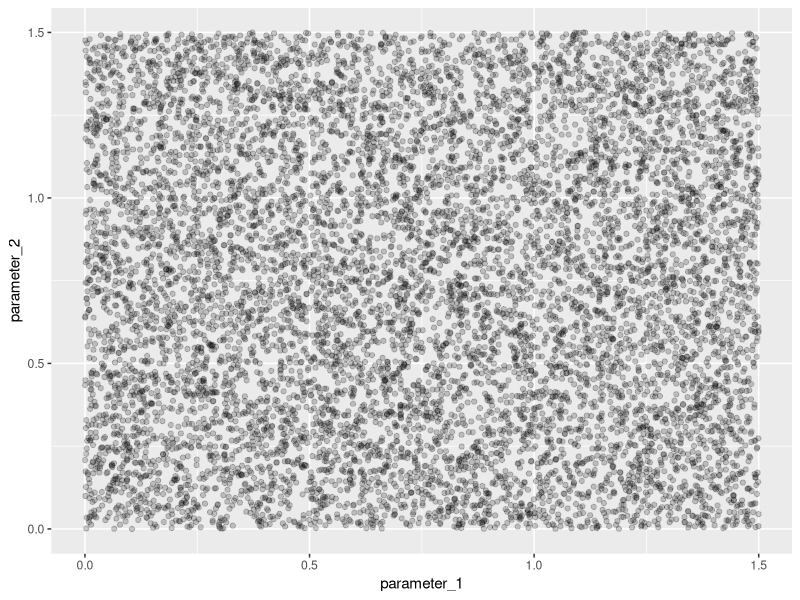
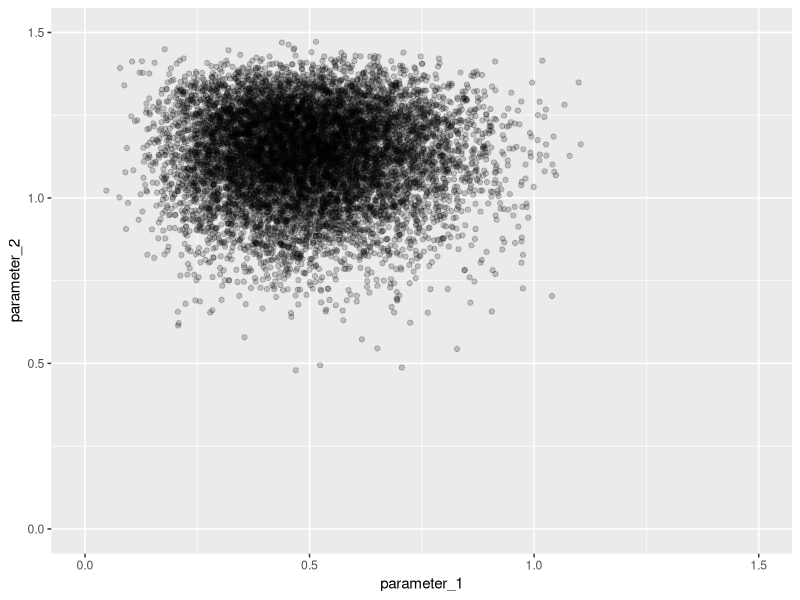

Generate these figures, in order, with R:
## ---- chunk 1
knitr::opts_chunk$set(
  warning = FALSE, # supress warnings per default 
  message = FALSE, # supress messages per default 
  cache = TRUE     # caches results of computation unless the code changes
)
## ---- chunk 2
library(tidyverse)
## ---- chunk 3
plot_prior_samples <- function(shape1_parameter_1 = 1,
                               shape2_parameter_1 = 1,
                               shape1_parameter_2 = 1,
                               shape2_parameter_2 = 1) {
  parameter_1 <- rbeta(
    n =10000, # how many samples
    shape1 = shape1_parameter_1, 
    shape2 = shape2_parameter_1
  ) * 1.5
  parameter_2 <- rbeta(
    n =10000, # how many samples
    shape1 = shape1_parameter_2, 
    shape2 = shape2_parameter_2
  ) * 1.5
  tibble(
    parameter_1,
    parameter_2
  ) %>% 
    ggplot(aes(x = parameter_1, y = parameter_2)) +
    geom_point(alpha = 0.2) + xlim(0,1.5) + ylim(0,1.5)
}
# that's the flat/uniform priors as used in the lecture
plot_prior_samples(1,1,1,1)
# that's a choice of priors where some points are more likely than others
plot_prior_samples(6,12,15,5) 
